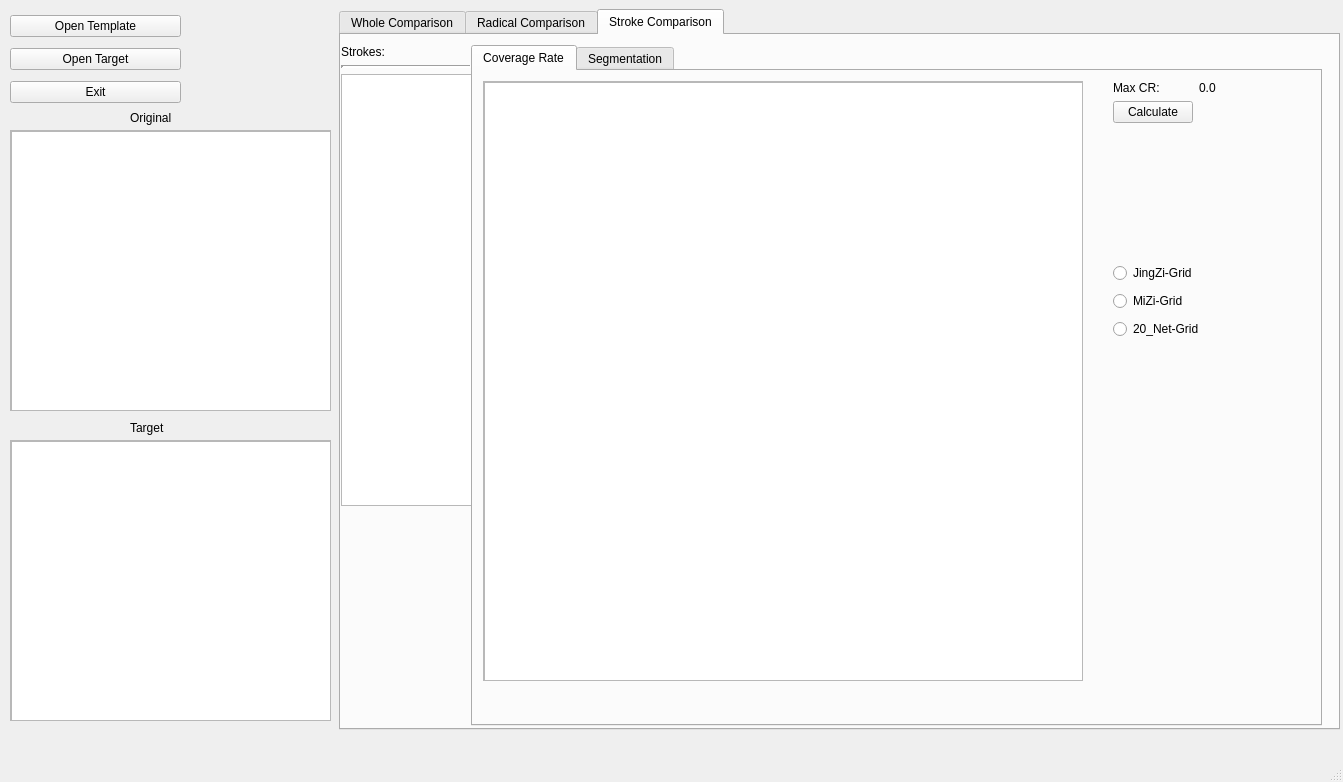
<?xml version="1.0" encoding="UTF-8"?>
<ui version="4.0">
 <class>MainWindow</class>
 <widget class="QMainWindow" name="MainWindow">
  <property name="geometry">
   <rect>
    <x>0</x>
    <y>0</y>
    <width>1343</width>
    <height>782</height>
   </rect>
  </property>
  <property name="windowTitle">
   <string>MainWindow</string>
  </property>
  <widget class="QWidget" name="centralwidget">
   <widget class="QTabWidget" name="comparison_main_tab">
    <property name="geometry">
     <rect>
      <x>339</x>
      <y>9</y>
      <width>1001</width>
      <height>721</height>
     </rect>
    </property>
    <property name="currentIndex">
     <number>2</number>
    </property>
    <widget class="QWidget" name="whole_comparison_tab">
     <attribute name="title">
      <string>Whole Comparison</string>
     </attribute>
     <widget class="QTabWidget" name="whole_main_tabwidget">
      <property name="geometry">
       <rect>
        <x>-1</x>
        <y>9</y>
        <width>1001</width>
        <height>681</height>
       </rect>
      </property>
      <property name="currentIndex">
       <number>3</number>
      </property>
      <widget class="QWidget" name="whole_cr_tab">
       <attribute name="title">
        <string>Coverage Rate</string>
       </attribute>
       <widget class="QScrollArea" name="scrollArea_3">
        <property name="geometry">
         <rect>
          <x>0</x>
          <y>0</y>
          <width>821</width>
          <height>651</height>
         </rect>
        </property>
        <property name="widgetResizable">
         <bool>true</bool>
        </property>
        <widget class="QWidget" name="scrollAreaWidgetContents_3">
         <property name="geometry">
          <rect>
           <x>0</x>
           <y>0</y>
           <width>819</width>
           <height>649</height>
          </rect>
         </property>
         <widget class="QGraphicsView" name="cover_gview">
          <property name="geometry">
           <rect>
            <x>-10</x>
            <y>0</y>
            <width>831</width>
            <height>651</height>
           </rect>
          </property>
         </widget>
        </widget>
       </widget>
       <widget class="QWidget" name="verticalLayoutWidget_2">
        <property name="geometry">
         <rect>
          <x>830</x>
          <y>90</y>
          <width>160</width>
          <height>186</height>
         </rect>
        </property>
        <layout class="QVBoxLayout" name="verticalLayout_2">
         <item>
          <layout class="QHBoxLayout" name="horizontalLayout">
           <item>
            <widget class="QLabel" name="label_3">
             <property name="text">
              <string>Max CR:</string>
             </property>
            </widget>
           </item>
           <item>
            <widget class="QLabel" name="maxcr_label">
             <property name="text">
              <string>0.0</string>
             </property>
            </widget>
           </item>
          </layout>
         </item>
         <item>
          <widget class="QRadioButton" name="mizi_rbtn">
           <property name="text">
            <string>MiZi-Grid</string>
           </property>
          </widget>
         </item>
         <item>
          <widget class="QRadioButton" name="jingzi_rbtn">
           <property name="text">
            <string>JingZi-Grid</string>
           </property>
          </widget>
         </item>
         <item>
          <widget class="QRadioButton" name="net_rbtn">
           <property name="text">
            <string>20_Net-Grid</string>
           </property>
          </widget>
         </item>
         <item>
          <widget class="QPushButton" name="cr_calculate_btn">
           <property name="text">
            <string>Calculate</string>
           </property>
          </widget>
         </item>
        </layout>
       </widget>
      </widget>
      <widget class="QWidget" name="whole_goc_tab">
       <attribute name="title">
        <string>Gravity of Center</string>
       </attribute>
       <widget class="QScrollArea" name="scrollArea_4">
        <property name="geometry">
         <rect>
          <x>10</x>
          <y>10</y>
          <width>401</width>
          <height>311</height>
         </rect>
        </property>
        <property name="widgetResizable">
         <bool>true</bool>
        </property>
        <widget class="QWidget" name="scrollAreaWidgetContents_4">
         <property name="geometry">
          <rect>
           <x>0</x>
           <y>0</y>
           <width>399</width>
           <height>309</height>
          </rect>
         </property>
         <widget class="QGraphicsView" name="cog_template_gview">
          <property name="geometry">
           <rect>
            <x>0</x>
            <y>0</y>
            <width>401</width>
            <height>311</height>
           </rect>
          </property>
         </widget>
        </widget>
       </widget>
       <widget class="QScrollArea" name="scrollArea_5">
        <property name="geometry">
         <rect>
          <x>430</x>
          <y>10</y>
          <width>401</width>
          <height>311</height>
         </rect>
        </property>
        <property name="widgetResizable">
         <bool>true</bool>
        </property>
        <widget class="QWidget" name="scrollAreaWidgetContents_5">
         <property name="geometry">
          <rect>
           <x>0</x>
           <y>0</y>
           <width>399</width>
           <height>309</height>
          </rect>
         </property>
         <widget class="QGraphicsView" name="cog_target_gview">
          <property name="geometry">
           <rect>
            <x>0</x>
            <y>0</y>
            <width>401</width>
            <height>311</height>
           </rect>
          </property>
         </widget>
        </widget>
       </widget>
       <widget class="QScrollArea" name="scrollArea_6">
        <property name="geometry">
         <rect>
          <x>10</x>
          <y>360</y>
          <width>401</width>
          <height>291</height>
         </rect>
        </property>
        <property name="widgetResizable">
         <bool>true</bool>
        </property>
        <widget class="QWidget" name="scrollAreaWidgetContents_6">
         <property name="geometry">
          <rect>
           <x>0</x>
           <y>0</y>
           <width>399</width>
           <height>289</height>
          </rect>
         </property>
         <widget class="QGraphicsView" name="cog_comparison_gview">
          <property name="geometry">
           <rect>
            <x>0</x>
            <y>0</y>
            <width>401</width>
            <height>291</height>
           </rect>
          </property>
         </widget>
        </widget>
       </widget>
       <widget class="QWidget" name="verticalLayoutWidget_3">
        <property name="geometry">
         <rect>
          <x>460</x>
          <y>520</y>
          <width>146</width>
          <height>96</height>
         </rect>
        </property>
        <layout class="QVBoxLayout" name="verticalLayout_3">
         <item>
          <widget class="QRadioButton" name="whole_cog_mizi_rbtn">
           <property name="text">
            <string>MiZi-Grid</string>
           </property>
          </widget>
         </item>
         <item>
          <widget class="QRadioButton" name="whole_cog_jingzi_rbtn">
           <property name="text">
            <string>JingZi-Grid</string>
           </property>
          </widget>
         </item>
         <item>
          <widget class="QRadioButton" name="whole_cog_net_rbtn">
           <property name="text">
            <string>20_Net-Grid</string>
           </property>
          </widget>
         </item>
         <item>
          <widget class="QPushButton" name="cog_btn">
           <property name="text">
            <string>Center of Gravity</string>
           </property>
          </widget>
         </item>
        </layout>
       </widget>
       <widget class="QWidget" name="horizontalLayoutWidget_2">
        <property name="geometry">
         <rect>
          <x>110</x>
          <y>320</y>
          <width>191</width>
          <height>21</height>
         </rect>
        </property>
        <layout class="QHBoxLayout" name="horizontalLayout_2">
         <item>
          <widget class="QLabel" name="label_4">
           <property name="text">
            <string>COG:</string>
           </property>
          </widget>
         </item>
         <item>
          <widget class="QLabel" name="template_cog_label">
           <property name="text">
            <string>(0, 0)</string>
           </property>
          </widget>
         </item>
        </layout>
       </widget>
       <widget class="QWidget" name="horizontalLayoutWidget_3">
        <property name="geometry">
         <rect>
          <x>540</x>
          <y>320</y>
          <width>191</width>
          <height>21</height>
         </rect>
        </property>
        <layout class="QHBoxLayout" name="horizontalLayout_3">
         <item>
          <widget class="QLabel" name="label_5">
           <property name="text">
            <string>COG:</string>
           </property>
          </widget>
         </item>
         <item>
          <widget class="QLabel" name="target_cog_label">
           <property name="text">
            <string>(0, 0)</string>
           </property>
          </widget>
         </item>
        </layout>
       </widget>
      </widget>
      <widget class="QWidget" name="whole_ch_tab">
       <attribute name="title">
        <string>Convex hull</string>
       </attribute>
       <widget class="QScrollArea" name="scrollArea_7">
        <property name="geometry">
         <rect>
          <x>10</x>
          <y>10</y>
          <width>421</width>
          <height>401</height>
         </rect>
        </property>
        <property name="widgetResizable">
         <bool>true</bool>
        </property>
        <widget class="QWidget" name="scrollAreaWidgetContents_7">
         <property name="geometry">
          <rect>
           <x>0</x>
           <y>0</y>
           <width>419</width>
           <height>399</height>
          </rect>
         </property>
         <widget class="QGraphicsView" name="template_ch_gview">
          <property name="geometry">
           <rect>
            <x>0</x>
            <y>0</y>
            <width>421</width>
            <height>401</height>
           </rect>
          </property>
         </widget>
        </widget>
       </widget>
       <widget class="QScrollArea" name="scrollArea_8">
        <property name="geometry">
         <rect>
          <x>470</x>
          <y>10</y>
          <width>421</width>
          <height>401</height>
         </rect>
        </property>
        <property name="widgetResizable">
         <bool>true</bool>
        </property>
        <widget class="QWidget" name="scrollAreaWidgetContents_8">
         <property name="geometry">
          <rect>
           <x>0</x>
           <y>0</y>
           <width>419</width>
           <height>399</height>
          </rect>
         </property>
         <widget class="QGraphicsView" name="target_ch_gview">
          <property name="geometry">
           <rect>
            <x>0</x>
            <y>0</y>
            <width>421</width>
            <height>401</height>
           </rect>
          </property>
         </widget>
        </widget>
       </widget>
       <widget class="QWidget" name="verticalLayoutWidget_4">
        <property name="geometry">
         <rect>
          <x>30</x>
          <y>530</y>
          <width>160</width>
          <height>96</height>
         </rect>
        </property>
        <layout class="QVBoxLayout" name="verticalLayout_4">
         <item>
          <widget class="QRadioButton" name="whole_ch_mizi_rbtn">
           <property name="text">
            <string>MiZi-Grid</string>
           </property>
          </widget>
         </item>
         <item>
          <widget class="QRadioButton" name="whole_ch_jingzi_rbtn">
           <property name="text">
            <string>JingZi-Grid</string>
           </property>
          </widget>
         </item>
         <item>
          <widget class="QRadioButton" name="whole_ch_net_rbtn">
           <property name="text">
            <string>20_Net-Grid</string>
           </property>
          </widget>
         </item>
         <item>
          <widget class="QPushButton" name="convexhull_btn">
           <property name="text">
            <string>Convex hull</string>
           </property>
          </widget>
         </item>
        </layout>
       </widget>
       <widget class="QWidget" name="formLayoutWidget">
        <property name="geometry">
         <rect>
          <x>230</x>
          <y>440</y>
          <width>201</width>
          <height>191</height>
         </rect>
        </property>
        <layout class="QFormLayout" name="formLayout">
         <item row="0" column="0">
          <widget class="QLabel" name="label_6">
           <property name="text">
            <string>Convex hull 
 area ratio:</string>
           </property>
          </widget>
         </item>
         <item row="0" column="1">
          <widget class="QLabel" name="temp_convex_area_ratio_label">
           <property name="text">
            <string>0.0</string>
           </property>
          </widget>
         </item>
         <item row="1" column="0">
          <widget class="QLabel" name="label_8">
           <property name="text">
            <string>Valid pixels 
 area ratio:</string>
           </property>
          </widget>
         </item>
         <item row="1" column="1">
          <widget class="QLabel" name="temp_valid_area_ratio_label">
           <property name="text">
            <string>0.0</string>
           </property>
          </widget>
         </item>
        </layout>
       </widget>
       <widget class="QWidget" name="formLayoutWidget_2">
        <property name="geometry">
         <rect>
          <x>690</x>
          <y>440</y>
          <width>201</width>
          <height>191</height>
         </rect>
        </property>
        <layout class="QFormLayout" name="formLayout_2">
         <item row="0" column="0">
          <widget class="QLabel" name="label_7">
           <property name="text">
            <string>Convex hull 
 area ratio:</string>
           </property>
          </widget>
         </item>
         <item row="0" column="1">
          <widget class="QLabel" name="targ_convex_area_ratio_label_2">
           <property name="text">
            <string>0.0</string>
           </property>
          </widget>
         </item>
         <item row="1" column="0">
          <widget class="QLabel" name="label_9">
           <property name="text">
            <string>Valid pixels 
 area ratio:</string>
           </property>
          </widget>
         </item>
         <item row="1" column="1">
          <widget class="QLabel" name="targ_valid_area_ratio_label_2">
           <property name="text">
            <string>0.0</string>
           </property>
          </widget>
         </item>
        </layout>
       </widget>
       <widget class="QLabel" name="label_10">
        <property name="geometry">
         <rect>
          <x>170</x>
          <y>420</y>
          <width>111</width>
          <height>16</height>
         </rect>
        </property>
        <property name="text">
         <string>Template image</string>
        </property>
       </widget>
       <widget class="QLabel" name="label_11">
        <property name="geometry">
         <rect>
          <x>620</x>
          <y>420</y>
          <width>111</width>
          <height>16</height>
         </rect>
        </property>
        <property name="text">
         <string>Target image</string>
        </property>
       </widget>
      </widget>
      <widget class="QWidget" name="whole_histogram_tab">
       <attribute name="title">
        <string>Histogram</string>
       </attribute>
       <widget class="QWidget" name="verticalLayoutWidget_5">
        <property name="geometry">
         <rect>
          <x>60</x>
          <y>570</y>
          <width>160</width>
          <height>51</height>
         </rect>
        </property>
        <layout class="QVBoxLayout" name="verticalLayout_5">
         <item>
          <widget class="QPushButton" name="project_btn">
           <property name="text">
            <string>Project</string>
           </property>
          </widget>
         </item>
        </layout>
       </widget>
       <widget class="QLabel" name="label_12">
        <property name="geometry">
         <rect>
          <x>20</x>
          <y>140</y>
          <width>31</width>
          <height>16</height>
         </rect>
        </property>
        <property name="text">
         <string>X：</string>
        </property>
       </widget>
       <widget class="QLabel" name="label_13">
        <property name="geometry">
         <rect>
          <x>20</x>
          <y>380</y>
          <width>31</width>
          <height>16</height>
         </rect>
        </property>
        <property name="text">
         <string>Y：</string>
        </property>
       </widget>
       <widget class="QLabel" name="label_14">
        <property name="geometry">
         <rect>
          <x>190</x>
          <y>540</y>
          <width>111</width>
          <height>16</height>
         </rect>
        </property>
        <property name="text">
         <string>Template Image</string>
        </property>
       </widget>
       <widget class="QLabel" name="label_15">
        <property name="geometry">
         <rect>
          <x>650</x>
          <y>540</y>
          <width>111</width>
          <height>16</height>
         </rect>
        </property>
        <property name="text">
         <string>Target Image</string>
        </property>
       </widget>
       <widget class="QWidget" name="formLayoutWidget_3">
        <property name="geometry">
         <rect>
          <x>230</x>
          <y>570</y>
          <width>121</width>
          <height>51</height>
         </rect>
        </property>
        <layout class="QFormLayout" name="formLayout_3">
         <item row="0" column="0">
          <widget class="QLabel" name="label_16">
           <property name="text">
            <string>X axis </string>
           </property>
          </widget>
         </item>
         <item row="1" column="0">
          <widget class="QLabel" name="label_20">
           <property name="text">
            <string>Mean:</string>
           </property>
          </widget>
         </item>
         <item row="1" column="1">
          <widget class="QLabel" name="temp_x_mean_label">
           <property name="text">
            <string>0.0</string>
           </property>
          </widget>
         </item>
        </layout>
       </widget>
       <widget class="QWidget" name="formLayoutWidget_4">
        <property name="geometry">
         <rect>
          <x>350</x>
          <y>570</y>
          <width>121</width>
          <height>51</height>
         </rect>
        </property>
        <layout class="QFormLayout" name="formLayout_4">
         <item row="0" column="0">
          <widget class="QLabel" name="label_17">
           <property name="text">
            <string>Y axis </string>
           </property>
          </widget>
         </item>
         <item row="1" column="0">
          <widget class="QLabel" name="label_21">
           <property name="text">
            <string>Mean:</string>
           </property>
          </widget>
         </item>
         <item row="1" column="1">
          <widget class="QLabel" name="temp_y_mean_label">
           <property name="text">
            <string>0.0</string>
           </property>
          </widget>
         </item>
        </layout>
       </widget>
       <widget class="QWidget" name="gridLayoutWidget">
        <property name="geometry">
         <rect>
          <x>70</x>
          <y>0</y>
          <width>391</width>
          <height>261</height>
         </rect>
        </property>
        <layout class="QGridLayout" name="temp_x_glayout"/>
       </widget>
       <widget class="QWidget" name="gridLayoutWidget_2">
        <property name="geometry">
         <rect>
          <x>510</x>
          <y>0</y>
          <width>391</width>
          <height>261</height>
         </rect>
        </property>
        <layout class="QGridLayout" name="targ_x_glayout"/>
       </widget>
       <widget class="QWidget" name="gridLayoutWidget_3">
        <property name="geometry">
         <rect>
          <x>70</x>
          <y>280</y>
          <width>391</width>
          <height>261</height>
         </rect>
        </property>
        <layout class="QGridLayout" name="temp_y_glayout"/>
       </widget>
       <widget class="QWidget" name="gridLayoutWidget_4">
        <property name="geometry">
         <rect>
          <x>510</x>
          <y>280</y>
          <width>391</width>
          <height>261</height>
         </rect>
        </property>
        <layout class="QGridLayout" name="targ_y_glayout"/>
       </widget>
       <widget class="QWidget" name="formLayoutWidget_5">
        <property name="geometry">
         <rect>
          <x>630</x>
          <y>570</y>
          <width>121</width>
          <height>51</height>
         </rect>
        </property>
        <layout class="QFormLayout" name="formLayout_5">
         <item row="0" column="0">
          <widget class="QLabel" name="label_18">
           <property name="text">
            <string>Y axis </string>
           </property>
          </widget>
         </item>
         <item row="1" column="0">
          <widget class="QLabel" name="label_22">
           <property name="text">
            <string>Mean:</string>
           </property>
          </widget>
         </item>
         <item row="1" column="1">
          <widget class="QLabel" name="targ_y_mean_label">
           <property name="text">
            <string>0.0</string>
           </property>
          </widget>
         </item>
        </layout>
       </widget>
       <widget class="QWidget" name="formLayoutWidget_6">
        <property name="geometry">
         <rect>
          <x>510</x>
          <y>570</y>
          <width>121</width>
          <height>51</height>
         </rect>
        </property>
        <layout class="QFormLayout" name="formLayout_6">
         <item row="0" column="0">
          <widget class="QLabel" name="label_19">
           <property name="text">
            <string>X axis </string>
           </property>
          </widget>
         </item>
         <item row="1" column="0">
          <widget class="QLabel" name="label_23">
           <property name="text">
            <string>Mean:</string>
           </property>
          </widget>
         </item>
         <item row="1" column="1">
          <widget class="QLabel" name="targ_x_mean_label">
           <property name="text">
            <string>0.0</string>
           </property>
          </widget>
         </item>
        </layout>
       </widget>
       <widget class="QWidget" name="formLayoutWidget_7">
        <property name="geometry">
         <rect>
          <x>800</x>
          <y>550</y>
          <width>160</width>
          <height>80</height>
         </rect>
        </property>
        <layout class="QFormLayout" name="formLayout_7">
         <property name="horizontalSpacing">
          <number>-1</number>
         </property>
         <item row="0" column="0">
          <widget class="QLabel" name="label_24">
           <property name="text">
            <string>Variance</string>
           </property>
          </widget>
         </item>
         <item row="1" column="0">
          <widget class="QLabel" name="label_25">
           <property name="text">
            <string>X-axis:</string>
           </property>
          </widget>
         </item>
         <item row="2" column="0">
          <widget class="QLabel" name="label_26">
           <property name="text">
            <string>Y-axis:</string>
           </property>
          </widget>
         </item>
         <item row="1" column="1">
          <widget class="QLabel" name="variance_x_label">
           <property name="text">
            <string>0.0</string>
           </property>
          </widget>
         </item>
         <item row="2" column="1">
          <widget class="QLabel" name="variance_y_label">
           <property name="text">
            <string>0.0</string>
           </property>
          </widget>
         </item>
        </layout>
       </widget>
      </widget>
     </widget>
    </widget>
    <widget class="QWidget" name="radical_comparison_tab">
     <attribute name="title">
      <string>Radical Comparison</string>
     </attribute>
     <widget class="QWidget" name="verticalLayoutWidget_6">
      <property name="geometry">
       <rect>
        <x>10</x>
        <y>50</y>
        <width>160</width>
        <height>96</height>
       </rect>
      </property>
      <layout class="QVBoxLayout" name="verticalLayout_6">
       <item>
        <widget class="QRadioButton" name="radicals_jingzi_rbtn">
         <property name="text">
          <string>JingZi-Grid</string>
         </property>
        </widget>
       </item>
       <item>
        <widget class="QRadioButton" name="radicals_mizi_rbtn">
         <property name="text">
          <string>MiZi-Grid</string>
         </property>
        </widget>
       </item>
       <item>
        <widget class="QRadioButton" name="radicals_net_rbtn">
         <property name="text">
          <string>20_Net-Grid</string>
         </property>
        </widget>
       </item>
       <item>
        <widget class="QPushButton" name="stroke_layout_btn">
         <property name="text">
          <string>Strokes Layout</string>
         </property>
        </widget>
       </item>
      </layout>
     </widget>
     <widget class="QScrollArea" name="scrollArea_9">
      <property name="geometry">
       <rect>
        <x>180</x>
        <y>20</y>
        <width>400</width>
        <height>400</height>
       </rect>
      </property>
      <property name="widgetResizable">
       <bool>true</bool>
      </property>
      <widget class="QWidget" name="scrollAreaWidgetContents_9">
       <property name="geometry">
        <rect>
         <x>0</x>
         <y>0</y>
         <width>398</width>
         <height>398</height>
        </rect>
       </property>
       <widget class="QGraphicsView" name="template_strokes_layout_gview">
        <property name="geometry">
         <rect>
          <x>0</x>
          <y>0</y>
          <width>400</width>
          <height>400</height>
         </rect>
        </property>
       </widget>
      </widget>
     </widget>
     <widget class="QScrollArea" name="scrollArea_10">
      <property name="geometry">
       <rect>
        <x>590</x>
        <y>20</y>
        <width>400</width>
        <height>400</height>
       </rect>
      </property>
      <property name="widgetResizable">
       <bool>true</bool>
      </property>
      <widget class="QWidget" name="scrollAreaWidgetContents_10">
       <property name="geometry">
        <rect>
         <x>0</x>
         <y>0</y>
         <width>398</width>
         <height>398</height>
        </rect>
       </property>
       <widget class="QGraphicsView" name="target_strokes_layout_gview">
        <property name="geometry">
         <rect>
          <x>0</x>
          <y>0</y>
          <width>400</width>
          <height>400</height>
         </rect>
        </property>
       </widget>
      </widget>
     </widget>
     <widget class="QLabel" name="label_27">
      <property name="geometry">
       <rect>
        <x>330</x>
        <y>430</y>
        <width>101</width>
        <height>16</height>
       </rect>
      </property>
      <property name="text">
       <string>Template image</string>
      </property>
     </widget>
     <widget class="QLabel" name="label_33">
      <property name="geometry">
       <rect>
        <x>740</x>
        <y>430</y>
        <width>101</width>
        <height>16</height>
       </rect>
      </property>
      <property name="text">
       <string>Target image</string>
      </property>
     </widget>
    </widget>
    <widget class="QWidget" name="stroke_comparison_tab">
     <attribute name="title">
      <string>Stroke Comparison</string>
     </attribute>
     <widget class="QWidget" name="verticalLayoutWidget_7">
      <property name="geometry">
       <rect>
        <x>0</x>
        <y>10</y>
        <width>131</width>
        <height>461</height>
       </rect>
      </property>
      <layout class="QVBoxLayout" name="verticalLayout_7">
       <item>
        <widget class="QLabel" name="label_28">
         <property name="text">
          <string>Strokes:</string>
         </property>
        </widget>
       </item>
       <item>
        <widget class="Line" name="line">
         <property name="lineWidth">
          <number>3</number>
         </property>
         <property name="orientation">
          <enum>Qt::Horizontal</enum>
         </property>
        </widget>
       </item>
       <item>
        <widget class="QListView" name="strokes_cr_listview"/>
       </item>
      </layout>
     </widget>
     <widget class="QTabWidget" name="stroke_main_tabwidget">
      <property name="geometry">
       <rect>
        <x>130</x>
        <y>10</y>
        <width>851</width>
        <height>681</height>
       </rect>
      </property>
      <property name="currentIndex">
       <number>0</number>
      </property>
      <widget class="QWidget" name="stroke_cr_tab">
       <attribute name="title">
        <string>Coverage Rate</string>
       </attribute>
       <widget class="QScrollArea" name="scrollArea_11">
        <property name="geometry">
         <rect>
          <x>10</x>
          <y>10</y>
          <width>600</width>
          <height>600</height>
         </rect>
        </property>
        <property name="widgetResizable">
         <bool>true</bool>
        </property>
        <widget class="QWidget" name="scrollAreaWidgetContents_11">
         <property name="geometry">
          <rect>
           <x>0</x>
           <y>0</y>
           <width>598</width>
           <height>598</height>
          </rect>
         </property>
         <widget class="QGraphicsView" name="strokes_cr_gview">
          <property name="geometry">
           <rect>
            <x>0</x>
            <y>0</y>
            <width>600</width>
            <height>600</height>
           </rect>
          </property>
         </widget>
        </widget>
       </widget>
       <widget class="QWidget" name="formLayoutWidget_8">
        <property name="geometry">
         <rect>
          <x>640</x>
          <y>10</y>
          <width>201</width>
          <height>161</height>
         </rect>
        </property>
        <layout class="QFormLayout" name="formLayout_8">
         <item row="0" column="0">
          <widget class="QLabel" name="label_29">
           <property name="text">
            <string>Max CR:</string>
           </property>
          </widget>
         </item>
         <item row="0" column="1">
          <widget class="QLabel" name="strokes_cr_label">
           <property name="text">
            <string>0.0</string>
           </property>
          </widget>
         </item>
         <item row="1" column="0">
          <widget class="QPushButton" name="strokes_cr_btn">
           <property name="text">
            <string>Calculate</string>
           </property>
          </widget>
         </item>
        </layout>
       </widget>
       <widget class="QWidget" name="verticalLayoutWidget_8">
        <property name="geometry">
         <rect>
          <x>640</x>
          <y>190</y>
          <width>160</width>
          <height>80</height>
         </rect>
        </property>
        <layout class="QVBoxLayout" name="verticalLayout_8">
         <item>
          <widget class="QRadioButton" name="stroke_jingzi_rbtn">
           <property name="text">
            <string>JingZi-Grid</string>
           </property>
          </widget>
         </item>
         <item>
          <widget class="QRadioButton" name="stroke_mizi_rbtn">
           <property name="text">
            <string>MiZi-Grid</string>
           </property>
          </widget>
         </item>
         <item>
          <widget class="QRadioButton" name="stroke_net_rbtn">
           <property name="text">
            <string>20_Net-Grid</string>
           </property>
          </widget>
         </item>
        </layout>
       </widget>
      </widget>
      <widget class="QWidget" name="stroke_segment_tab">
       <attribute name="title">
        <string>Segmentation</string>
       </attribute>
       <widget class="QScrollArea" name="scrollArea_12">
        <property name="geometry">
         <rect>
          <x>10</x>
          <y>10</y>
          <width>261</width>
          <height>241</height>
         </rect>
        </property>
        <property name="widgetResizable">
         <bool>true</bool>
        </property>
        <widget class="QWidget" name="scrollAreaWidgetContents_12">
         <property name="geometry">
          <rect>
           <x>0</x>
           <y>0</y>
           <width>259</width>
           <height>239</height>
          </rect>
         </property>
         <widget class="QGraphicsView" name="graphicsView">
          <property name="geometry">
           <rect>
            <x>0</x>
            <y>0</y>
            <width>261</width>
            <height>241</height>
           </rect>
          </property>
         </widget>
        </widget>
       </widget>
       <widget class="QScrollArea" name="scrollArea_13">
        <property name="geometry">
         <rect>
          <x>10</x>
          <y>290</y>
          <width>261</width>
          <height>241</height>
         </rect>
        </property>
        <property name="widgetResizable">
         <bool>true</bool>
        </property>
        <widget class="QWidget" name="scrollAreaWidgetContents_13">
         <property name="geometry">
          <rect>
           <x>0</x>
           <y>0</y>
           <width>259</width>
           <height>239</height>
          </rect>
         </property>
         <widget class="QGraphicsView" name="graphicsView_2">
          <property name="geometry">
           <rect>
            <x>0</x>
            <y>0</y>
            <width>261</width>
            <height>241</height>
           </rect>
          </property>
         </widget>
        </widget>
       </widget>
       <widget class="QScrollArea" name="scrollArea_14">
        <property name="geometry">
         <rect>
          <x>310</x>
          <y>10</y>
          <width>531</width>
          <height>441</height>
         </rect>
        </property>
        <property name="widgetResizable">
         <bool>true</bool>
        </property>
        <widget class="QWidget" name="scrollAreaWidgetContents_14">
         <property name="geometry">
          <rect>
           <x>0</x>
           <y>0</y>
           <width>529</width>
           <height>439</height>
          </rect>
         </property>
         <widget class="QGraphicsView" name="graphicsView_3">
          <property name="geometry">
           <rect>
            <x>0</x>
            <y>0</y>
            <width>531</width>
            <height>441</height>
           </rect>
          </property>
         </widget>
        </widget>
       </widget>
       <widget class="QLabel" name="label_30">
        <property name="geometry">
         <rect>
          <x>100</x>
          <y>260</y>
          <width>60</width>
          <height>16</height>
         </rect>
        </property>
        <property name="text">
         <string>Template</string>
        </property>
       </widget>
       <widget class="QLabel" name="label_31">
        <property name="geometry">
         <rect>
          <x>100</x>
          <y>540</y>
          <width>60</width>
          <height>16</height>
         </rect>
        </property>
        <property name="text">
         <string>Target</string>
        </property>
       </widget>
       <widget class="QLabel" name="label_32">
        <property name="geometry">
         <rect>
          <x>560</x>
          <y>460</y>
          <width>81</width>
          <height>16</height>
         </rect>
        </property>
        <property name="text">
         <string>Comparison</string>
        </property>
       </widget>
       <widget class="QPushButton" name="pushButton">
        <property name="geometry">
         <rect>
          <x>70</x>
          <y>570</y>
          <width>113</width>
          <height>32</height>
         </rect>
        </property>
        <property name="text">
         <string>Segment</string>
        </property>
       </widget>
       <widget class="QListView" name="listView_2">
        <property name="geometry">
         <rect>
          <x>310</x>
          <y>480</y>
          <width>171</width>
          <height>161</height>
         </rect>
        </property>
       </widget>
      </widget>
     </widget>
    </widget>
   </widget>
   <widget class="QWidget" name="verticalLayoutWidget">
    <property name="geometry">
     <rect>
      <x>10</x>
      <y>10</y>
      <width>171</width>
      <height>100</height>
     </rect>
    </property>
    <layout class="QVBoxLayout" name="verticalLayout">
     <property name="spacing">
      <number>-1</number>
     </property>
     <item>
      <widget class="QPushButton" name="open_template_btn">
       <property name="text">
        <string>Open Template</string>
       </property>
      </widget>
     </item>
     <item>
      <widget class="QPushButton" name="open_target_btn">
       <property name="text">
        <string>Open Target</string>
       </property>
      </widget>
     </item>
     <item>
      <widget class="QPushButton" name="exit_btn">
       <property name="text">
        <string>Exit</string>
       </property>
      </widget>
     </item>
    </layout>
   </widget>
   <widget class="QScrollArea" name="scrollArea">
    <property name="geometry">
     <rect>
      <x>10</x>
      <y>130</y>
      <width>321</width>
      <height>281</height>
     </rect>
    </property>
    <property name="widgetResizable">
     <bool>true</bool>
    </property>
    <widget class="QWidget" name="scrollAreaWidgetContents">
     <property name="geometry">
      <rect>
       <x>0</x>
       <y>0</y>
       <width>319</width>
       <height>279</height>
      </rect>
     </property>
     <widget class="QGraphicsView" name="template_gview">
      <property name="geometry">
       <rect>
        <x>0</x>
        <y>0</y>
        <width>321</width>
        <height>281</height>
       </rect>
      </property>
     </widget>
    </widget>
   </widget>
   <widget class="QLabel" name="label">
    <property name="geometry">
     <rect>
      <x>130</x>
      <y>110</y>
      <width>60</width>
      <height>16</height>
     </rect>
    </property>
    <property name="text">
     <string>Original</string>
    </property>
   </widget>
   <widget class="QLabel" name="label_2">
    <property name="geometry">
     <rect>
      <x>130</x>
      <y>420</y>
      <width>60</width>
      <height>16</height>
     </rect>
    </property>
    <property name="text">
     <string>Target</string>
    </property>
   </widget>
   <widget class="QScrollArea" name="scrollArea_2">
    <property name="geometry">
     <rect>
      <x>10</x>
      <y>440</y>
      <width>321</width>
      <height>281</height>
     </rect>
    </property>
    <property name="widgetResizable">
     <bool>true</bool>
    </property>
    <widget class="QWidget" name="scrollAreaWidgetContents_2">
     <property name="geometry">
      <rect>
       <x>0</x>
       <y>0</y>
       <width>319</width>
       <height>279</height>
      </rect>
     </property>
     <widget class="QGraphicsView" name="target_gview">
      <property name="geometry">
       <rect>
        <x>0</x>
        <y>0</y>
        <width>321</width>
        <height>281</height>
       </rect>
      </property>
     </widget>
    </widget>
   </widget>
  </widget>
  <widget class="QMenuBar" name="menubar">
   <property name="geometry">
    <rect>
     <x>0</x>
     <y>0</y>
     <width>1343</width>
     <height>22</height>
    </rect>
   </property>
  </widget>
  <widget class="QStatusBar" name="statusbar"/>
 </widget>
 <resources/>
 <connections/>
</ui>
